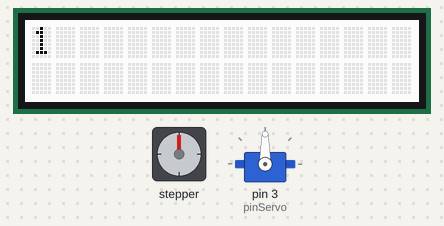
Bench run of a sketch on a simulated Arduino Uno, built with avr-gcc and run on an emulated ATmega328P. Shown: stepper motor, 16×2 character LCD, servo. Wiring (inferred from the names in the program): stepper motor driver (200 steps per turn assumed): step pin 13; direction pin 12.

Above: at 1.11 s.
At 5.93 s:
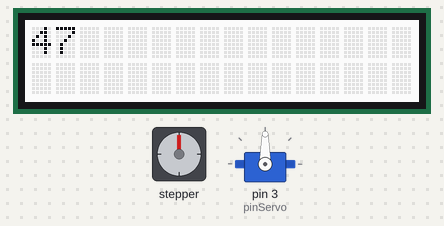
At 10.76 s:
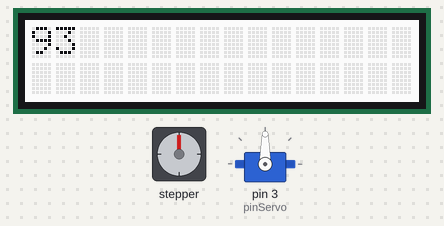
At 20.49 s:
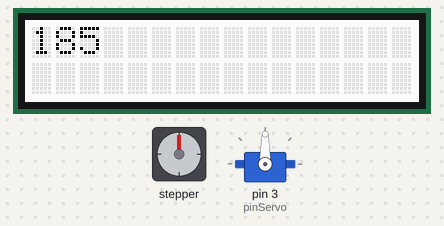
At 30.12 s:
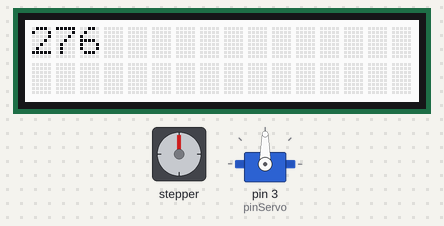
At 39.86 s:
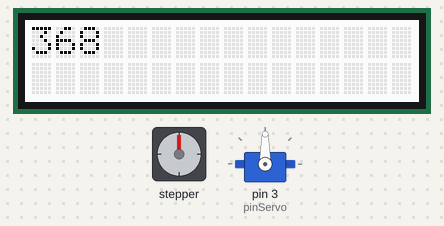

The sketch:

Sim_Stepper.ino
```cpp
// (licence header left out)
#include <Wire.h>
#include "rgb_lcd.h"
#include <Servo.h>

rgb_lcd lcd;
Servo groveServo;

const int stp = 13;  //connect pin 13 to step
const int dir = 12;  // connect pin 12 to dir
const int pinButton = 4;
int steps = 0;
int direc = 1;
int last_state_switch = 0;
const int debounce_time = 50;
const int pinServo = 3;
int servo_step = 0;
void setup()
{
    // set up the LCD's number of columns and rows:
    lcd.begin(16, 2);
    pinMode(stp, OUTPUT);
    pinMode(dir, OUTPUT);
    digitalWrite(dir,LOW);
    pinMode(pinButton, INPUT);
    groveServo.attach(pinServo);
    attachInterrupt(pinButton,switch_state, FALLING);
    // Print a message to the LCD.

    last_state_switch = millis();
    delay(1000);
}

void loop()
{
  if(servo_step > 180)
     servo_step = 0;
  else if(servo_step <0);
      servo_step= 0;
  servo_step += direc;
  steps += direc;
  lcd.print(steps);
  //groveServo.write(servo_step);
  delay(100);
  lcd.clear();
}

void switch_state()
{
    if((millis()- last_state_switch) > debounce_time)
    {
        steps = 0;
        direc *= -1;
        last_state_switch = millis();
    }

}


/*********************************************************************************************************
  END FILE
*********************************************************************************************************/
```
